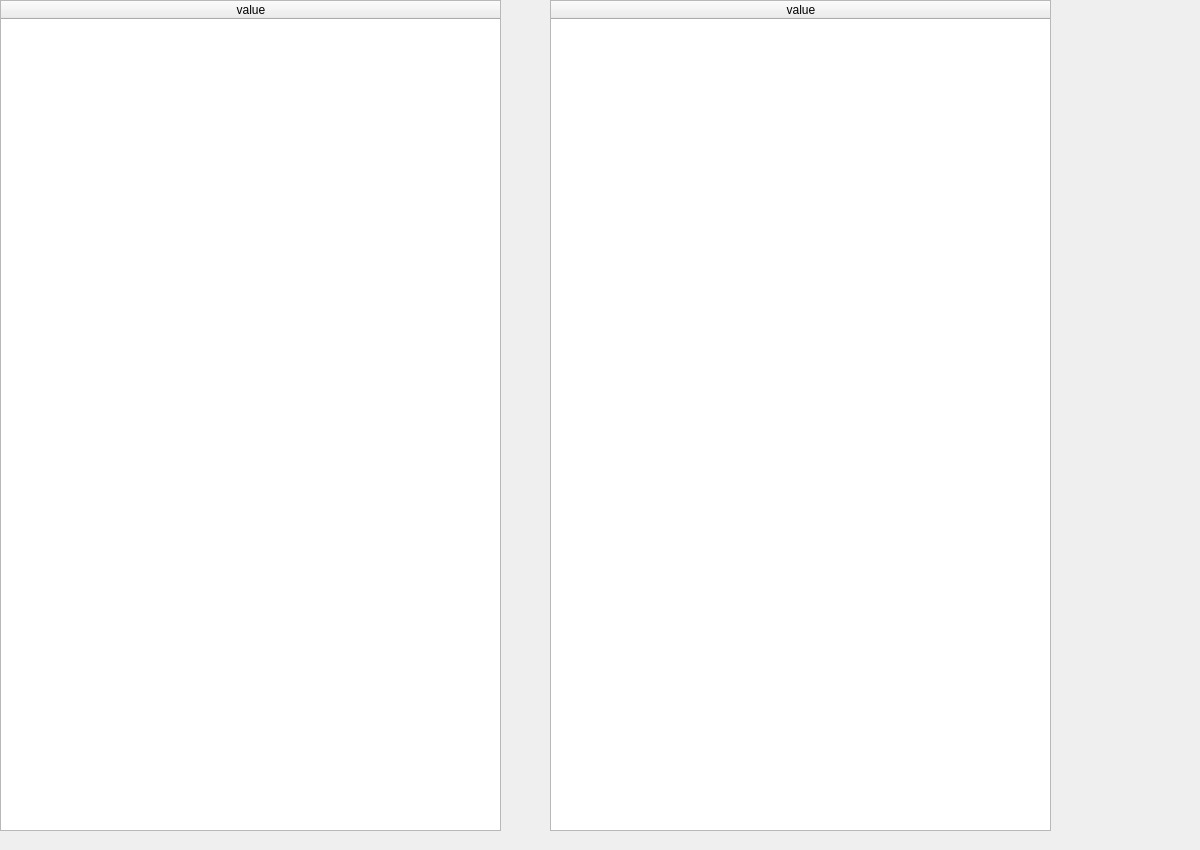
<?xml version="1.0" encoding="UTF-8"?>
<ui version="4.0">
 <class>mainwindow</class>
 <widget class="QWidget" name="mainwindow">
  <property name="geometry">
   <rect>
    <x>0</x>
    <y>0</y>
    <width>1200</width>
    <height>850</height>
   </rect>
  </property>
  <property name="minimumSize">
   <size>
    <width>1200</width>
    <height>850</height>
   </size>
  </property>
  <property name="maximumSize">
   <size>
    <width>1200</width>
    <height>850</height>
   </size>
  </property>
  <property name="windowTitle">
   <string>mainwindow</string>
  </property>
  <widget class="QTableWidget" name="firsttableWidget">
   <property name="geometry">
    <rect>
     <x>0</x>
     <y>0</y>
     <width>501</width>
     <height>831</height>
    </rect>
   </property>
   <attribute name="horizontalHeaderDefaultSectionSize">
    <number>500</number>
   </attribute>
   <column>
    <property name="text">
     <string>value</string>
    </property>
   </column>
  </widget>
  <widget class="QTableWidget" name="secondtableWidget">
   <property name="geometry">
    <rect>
     <x>550</x>
     <y>0</y>
     <width>501</width>
     <height>831</height>
    </rect>
   </property>
   <attribute name="horizontalHeaderDefaultSectionSize">
    <number>500</number>
   </attribute>
   <column>
    <property name="text">
     <string>value</string>
    </property>
   </column>
  </widget>
 </widget>
 <resources/>
 <connections/>
</ui>
